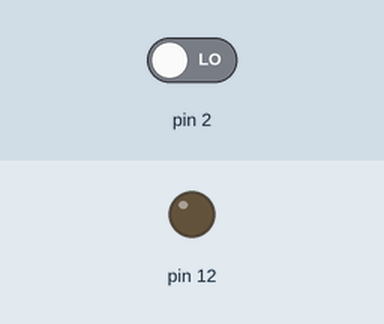
This sketch was run on a simulated Arduino Uno, built with avr-gcc and run on an emulated ATmega328P. On the bench: output pins drawn as LEDs (lit = HIGH). The test bench sets the inputs (shaded band); at power-on: pin 2 LOW.

Above: at 1.2 s.
1.3 s: pin 2 driven HIGH
At 2.5 s:
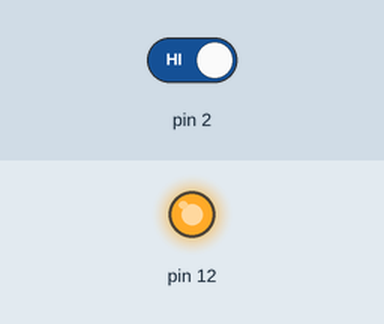
Timing chart, 0 to 4.3 s (numbered marks = the images above; inputs shaded):
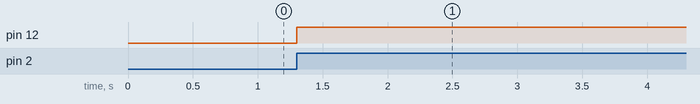

Measured:
- after the input at 1.3 s, pin 12: LOW → HIGH at once

The sketch:

RTOS_ISR1.ino
```cpp
void setup()
{
pinMode(12,OUTPUT);
pinMode(2,INPUT);
attachInterrupt(0,openAirBag,RISING);
}
void loop(){
}
void openAirBag()
{
digitalWrite(12,HIGH);
}
```
